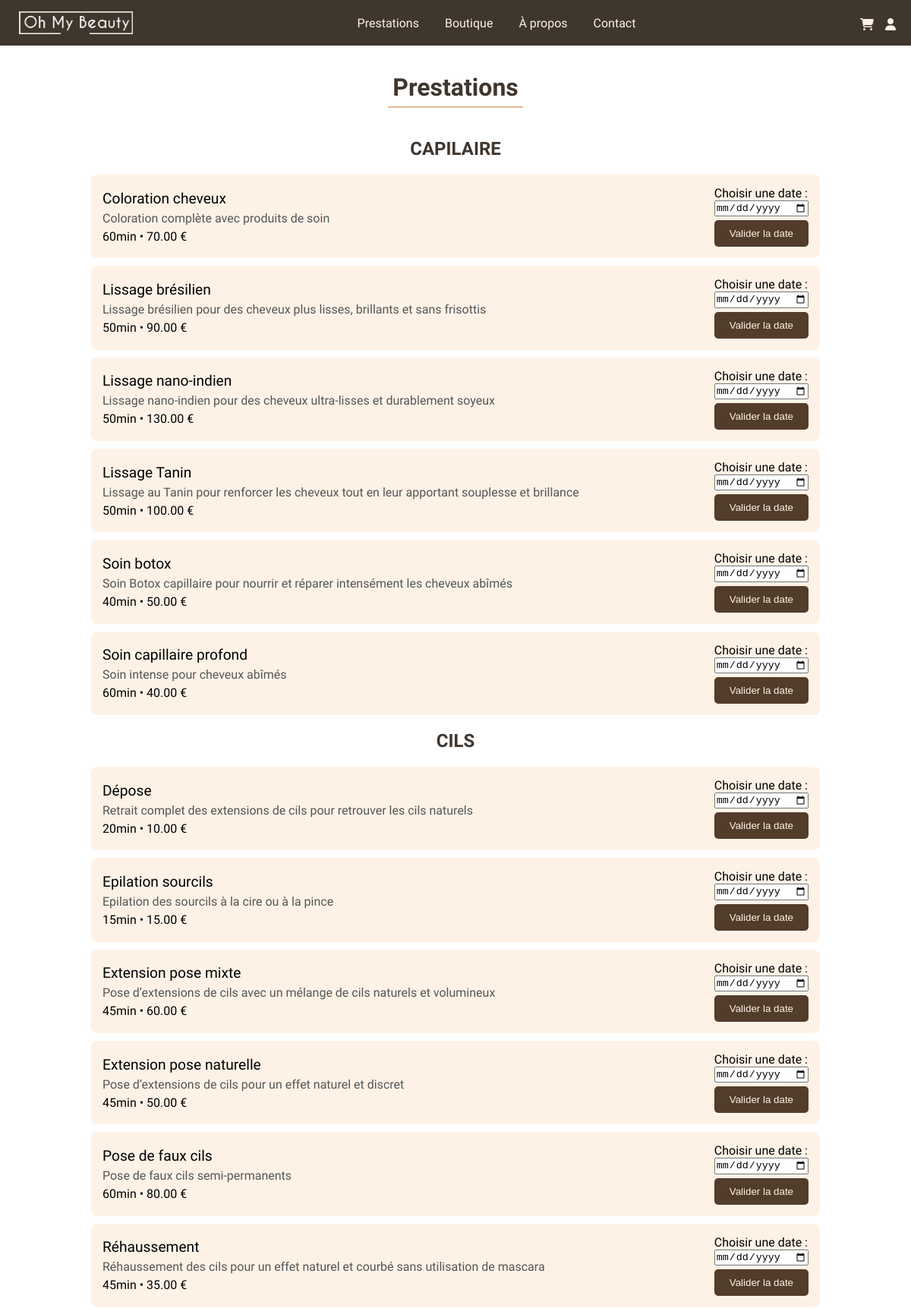
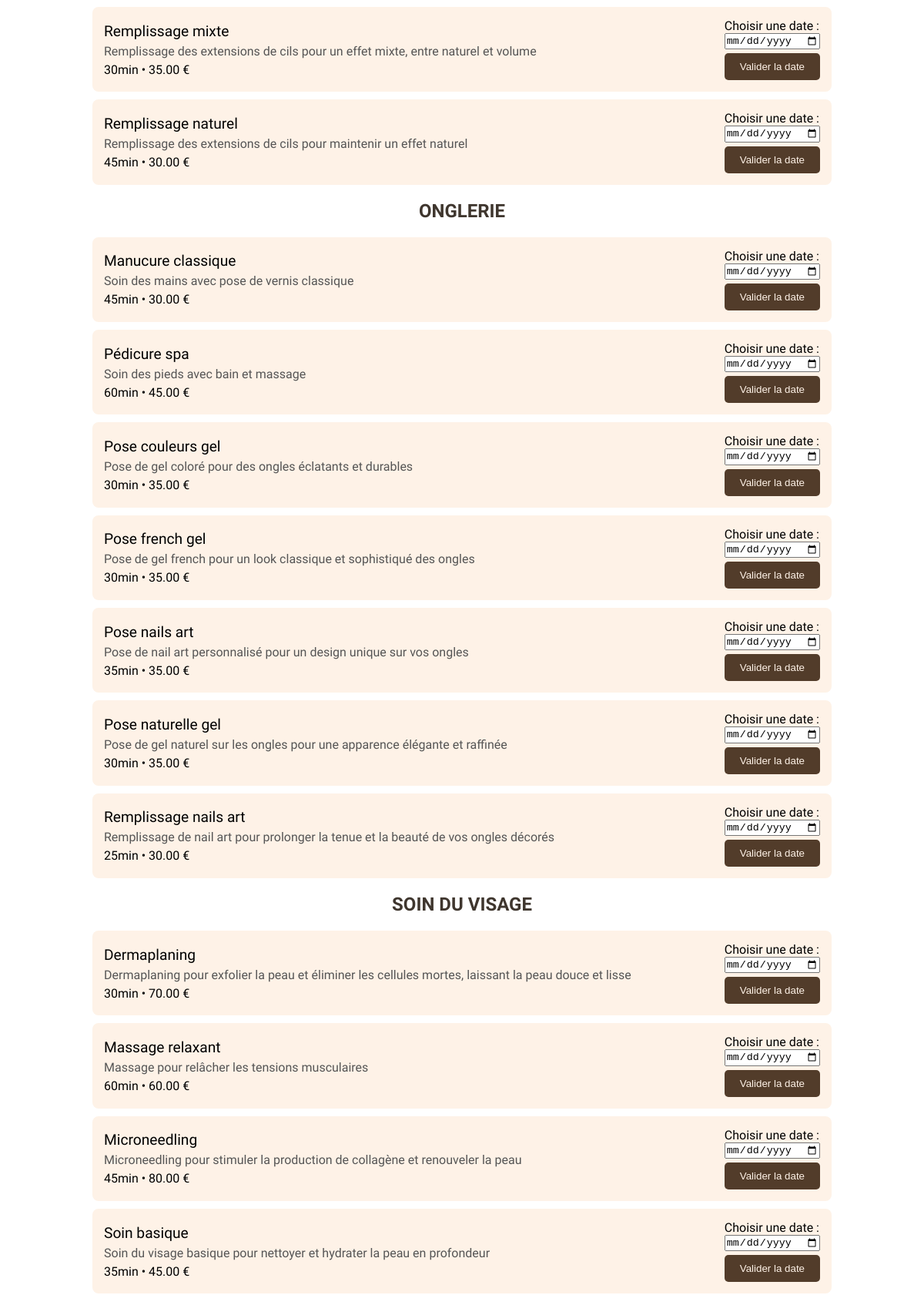
Page /index.php?action=prestations (upper part) on the committed database (2 pictures, top to bottom).
### tables this page shows
CREATE TABLE IF NOT EXISTS `prestation` (
  `id_prestation` int NOT NULL AUTO_INCREMENT,
  `designation` varchar(50) NOT NULL,
  `prix` decimal(15,2) NOT NULL,
  `duree` varchar(50) NOT NULL DEFAULT '40min',
  `id_categorie` int NOT NULL,
  `description` varchar(255) NOT NULL,
  PRIMARY KEY (`id_prestation`),
  KEY `id_categorie` (`id_categorie`),
  CONSTRAINT `prestation_ibfk_1` FOREIGN KEY (`id_categorie`) REFERENCES `categorie` (`id_categorie`)
);

### controller/AccueilController.php (called while the page is built, shortened)
<?php
class AccueilController {
    public function afficherPrestations() {
        require 'view/vuePrestations.php';
    }
}

### app/Connect.php (called while the page is built, shortened)
<?php
abstract class Connect {
    public static function seConnecter(){
        try {
            return new \PDO(
                "mysql:host=".self::HOST.";dbname=".self::DB.";charset=utf8", self::USER, self::PASS);
        } catch (\PDOException $ex) {
            return $ex->getMessage();
        }
    }
}

### model/managers/PrestationManager.php (called while the page is built, shortened)
<?php
class PrestationManager {
    private $db;
    public function __construct() {
        $this->db = Connect::seConnecter();
    }
    public function obtenirToutesCategoriesAvecPrestations() {
        $requete = "
            SELECT c.id_categorie, c.designation AS categorie_designation, p.id_prestation, p.designation, p.description, p.duree, p.prix
            FROM categorie c
            LEFT JOIN prestation p ON c.id_categorie = p.id_categorie
            ORDER BY c.designation, p.designation
        ";
        $resultat = $this->db->query($requete);
        $categories = [];
        while ($row = $resultat->fetch()) {
            $categories[$row['categorie_designation']][] = [
                'id_prestation' => $row['id_prestation'],
                'designation' => $row['designation'],
                'description' => $row['description'],
                'duree' => $row['duree'],
                'prix' => $row['prix']
            ];
        }
        return $categories;
    }
}

### view/vuePrestations.php (the view, shortened to what this page needs)
<?php
$prestationManager = new PrestationManager();
$categoriesAvecPrestations = $prestationManager->obtenirToutesCategoriesAvecPrestations();
?>
<div class="presta-titre">
    <h1> Prestations </h1>
</div>
<section class="prestations-container">
    <?php foreach ($categoriesAvecPrestations as $categorieNom => $prestations) { ?>
        <div class="categorie">
            <h2><?= $categorieNom; ?></h2>
            <div class="liste-prestations">
                <?php foreach ($prestations as $prestation) { ?>
                    <div class="prestation">
                        <div class="details-prestation">
                            <h3><?= $prestation["designation"]; ?></h3>
                            <p><?= $prestation["description"]; ?></p>
                            <span><?= $prestation["duree"]; ?> • <?= $prestation["prix"]; ?> €</span>
                        </div>
                        <div class="actions-prestation">
                            <div class = "date-form">
                                <form method="post" action="index.php?action=choisirCreneau">
                                    <label for="datePrestation">Choisir une date :</label>
                                    <input type="date" name="datePrestation" required min="<?= date('Y-m-d'); ?>">
                                    <button type="submit">Valider la date</button>
                                </form>
                            </div>
                        </div>
                    </div>
                <?php } ?>
            </div>
        </div>
    <?php } ?>
</section>
<?php
require "template.php";

### public/css/style.css (style rules this page uses)
:root { --marron : #3F362E; --brun : #523c2a; --beige : #E1BB97; --bcreme : #FEF2E7; --rufina : "Rufina", serif;; --oxygen : "Oxygen", sans-serif; }
* { margin: 0; padding: 0; vertical-align: top; box-sizing: border-box; }
h1 { font-family: var(--rufina); border-bottom: solid 2px var(--beige); padding: 6px; text-align: center; }
.presta-titre { padding-top: 30px; display: flex; width: 50%; margin: auto; justify-content: center; color: var(--marron); }
.categorie { margin-top: 20px; }
.categorie h2 { font-family: var(--oxygen); padding-bottom: 20px; display: flex; margin: auto; justify-content: center; color: var(--marron); }
.prestations-container { max-width: 1000px; margin: 0 auto; padding: 20px; width: 95%; }
.prestation { position: relative; font-family: var(--oxygen); font-weight: 300; display: flex; align-items: center; padding: 15px; background-color: var(--bcreme); border-radius: 8px; margin-bottom: 10px; justify-content:space-between; }
.date-form form { display: flex; flex-direction: column; }
.details-prestation h3 { margin: 0; font-size: 1.2em; font-weight: 400; }
.details-prestation p { margin: 5px 0; color: #555; }
.date-form button { background-color: var(--brun); color: var(--bcreme); border: none; padding: 10px 20px; border-radius: 5px; cursor: pointer; margin-top: 5px; }

### rows in the picture
prestation: designation "Coloration cheveux", description "Coloration complète avec produits de soin", duree "60min", prix "70.00"
prestation: designation "Lissage brésilien", description "Lissage brésilien pour des cheveux plus lisses, brillants et sans frisottis", duree "50min", prix "90.00"
prestation: designation "Lissage nano-indien", description "Lissage nano-indien pour des cheveux ultra-lisses et durablement soyeux", duree "50min", prix "130.00"
prestation: designation "Lissage Tanin", description "Lissage au Tanin pour renforcer les cheveux tout en leur apportant souplesse et brillance", duree "50min", prix "100.00"
prestation: designation "Soin botox", description "Soin Botox capillaire pour nourrir et réparer intensément les cheveux abîmés", duree "40min", prix "50.00"
prestation: designation "Soin capillaire profond", description "Soin intense pour cheveux abîmés", duree "60min", prix "40.00"
prestation: designation "Dépose", description "Retrait complet des extensions de cils pour retrouver les cils naturels", duree "20min", prix "10.00"
prestation: designation "Epilation sourcils", description "Epilation des sourcils à la cire ou à la pince", duree "15min", prix "15.00"
prestation: designation "Extension pose mixte", description "Pose d’extensions de cils avec un mélange de cils naturels et volumineux", duree "45min", prix "60.00"
prestation: designation "Extension pose naturelle", description "Pose d’extensions de cils pour un effet naturel et discret", duree "45min", prix "50.00"
prestation: designation "Pose de faux cils", description "Pose de faux cils semi-permanents", duree "60min", prix "80.00"
prestation: designation "Réhaussement", description "Réhaussement des cils pour un effet naturel et courbé sans utilisation de mascara", duree "45min", prix "35.00"
prestation: designation "Remplissage mixte", description "Remplissage des extensions de cils pour un effet mixte, entre naturel et volume", duree "30min", prix "35.00"
prestation: designation "Remplissage naturel", description "Remplissage des extensions de cils pour maintenir un effet naturel", duree "45min", prix "30.00"
prestation: designation "Manucure classique", description "Soin des mains avec pose de vernis classique", duree "45min", prix "30.00"
prestation: designation "Pédicure spa", description "Soin des pieds avec bain et massage", duree "60min", prix "45.00"
prestation: designation "Pose couleurs gel", description "Pose de gel coloré pour des ongles éclatants et durables", duree "30min", prix "35.00"
prestation: designation "Pose french gel", description "Pose de gel french pour un look classique et sophistiqué des ongles", duree "30min", prix "35.00"
prestation: designation "Pose nails art", description "Pose de nail art personnalisé pour un design unique sur vos ongles", duree "35min", prix "35.00"
prestation: designation "Pose naturelle gel", description "Pose de gel naturel sur les ongles pour une apparence élégante et raffinée", duree "30min", prix "35.00"
prestation: designation "Remplissage nails art", description "Remplissage de nail art pour prolonger la tenue et la beauté de vos ongles décorés", duree "25min", prix "30.00"
prestation: designation "Dermaplaning", description "Dermaplaning pour exfolier la peau et éliminer les cellules mortes, laissant la peau douce et lisse", duree "30min", prix "70.00"
prestation: designation "Massage relaxant", description "Massage pour relâcher les tensions musculaires", duree "60min", prix "60.00"
prestation: designation "Microneedling", description "Microneedling pour stimuler la production de collagène et renouveler la peau", duree "45min", prix "80.00"
prestation: designation "Soin basique", description "Soin du visage basique pour nettoyer et hydrater la peau en profondeur", duree "35min", prix "45.00"

### other values in the picture
$categorieNom "CAPILAIRE"
$categorieNom "CILS"
$categorieNom "ONGLERIE"
$categorieNom "SOIN DU VISAGE"
